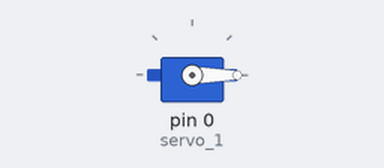
This sketch was run on a simulated Arduino Uno, built with avr-gcc and run on an emulated ATmega328P. Shown: servo.

Above: at 0.05 s.
Timing chart, 0 to 4.6 s (numbered marks = the images above):
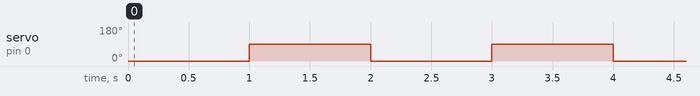

The sketch:

servo_code.ino
```cpp
#include <Servo.h> // including servo library.

Servo servo_1; // Giving name to servo.

void setup (){
  servo_1.attach(0); // Attaching Servo to D3
}

void loop(){
  servo_1.write (0); // Servo will move to 45 degree angle.
  delay(1000);
  servo_1.write(90);
  delay(1000);
}
```

Measured:
- by itself, servo on pin 0 (servo_1): alternates 90° for 1.0 s and 0° for 1.0 s
